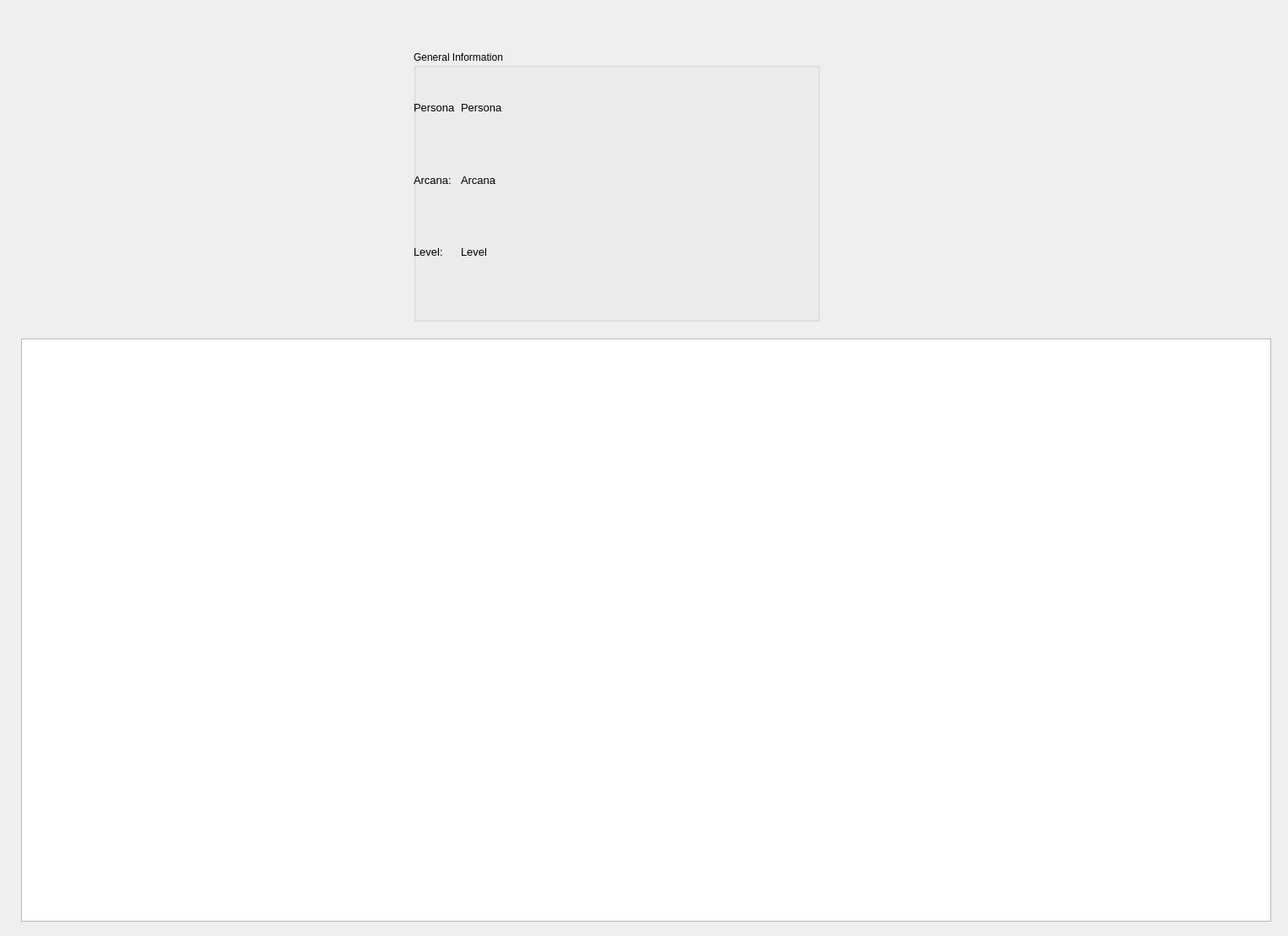
<?xml version="1.0" encoding="UTF-8"?>
<ui version="4.0">
 <class>FusionPage</class>
 <widget class="QDialog" name="FusionPage">
  <property name="geometry">
   <rect>
    <x>0</x>
    <y>0</y>
    <width>1526</width>
    <height>1109</height>
   </rect>
  </property>
  <property name="windowTitle">
   <string>Dialog</string>
  </property>
  <widget class="QGroupBox" name="groupBox">
   <property name="geometry">
    <rect>
     <x>490</x>
     <y>60</y>
     <width>481</width>
     <height>321</height>
    </rect>
   </property>
   <property name="title">
    <string>General Information</string>
   </property>
   <widget class="QWidget" name="formLayoutWidget">
    <property name="geometry">
     <rect>
      <x>0</x>
      <y>60</y>
      <width>451</width>
      <height>251</height>
     </rect>
    </property>
    <layout class="QFormLayout" name="formLayout">
     <item row="3" column="0">
      <widget class="QLabel" name="label_4">
       <property name="font">
        <font>
         <pointsize>10</pointsize>
        </font>
       </property>
       <property name="text">
        <string>Arcana: </string>
       </property>
      </widget>
     </item>
     <item row="3" column="1">
      <widget class="QLabel" name="perArcFLbl">
       <property name="font">
        <font>
         <pointsize>10</pointsize>
        </font>
       </property>
       <property name="text">
        <string>Arcana</string>
       </property>
      </widget>
     </item>
     <item row="5" column="0">
      <widget class="QLabel" name="label_3">
       <property name="font">
        <font>
         <pointsize>10</pointsize>
        </font>
       </property>
       <property name="text">
        <string>Level: </string>
       </property>
      </widget>
     </item>
     <item row="5" column="1">
      <widget class="QLabel" name="perFLvlLbl">
       <property name="font">
        <font>
         <pointsize>10</pointsize>
        </font>
       </property>
       <property name="text">
        <string>Level</string>
       </property>
      </widget>
     </item>
     <item row="2" column="1">
      <spacer name="verticalSpacer">
       <property name="orientation">
        <enum>Qt::Vertical</enum>
       </property>
       <property name="sizeHint" stdset="0">
        <size>
         <width>20</width>
         <height>40</height>
        </size>
       </property>
      </spacer>
     </item>
     <item row="4" column="1">
      <spacer name="verticalSpacer_2">
       <property name="orientation">
        <enum>Qt::Vertical</enum>
       </property>
       <property name="sizeHint" stdset="0">
        <size>
         <width>20</width>
         <height>40</height>
        </size>
       </property>
      </spacer>
     </item>
     <item row="6" column="1">
      <spacer name="verticalSpacer_3">
       <property name="orientation">
        <enum>Qt::Vertical</enum>
       </property>
       <property name="sizeHint" stdset="0">
        <size>
         <width>20</width>
         <height>40</height>
        </size>
       </property>
      </spacer>
     </item>
     <item row="1" column="0">
      <widget class="QLabel" name="label_2">
       <property name="font">
        <font>
         <pointsize>10</pointsize>
        </font>
       </property>
       <property name="text">
        <string>Persona</string>
       </property>
      </widget>
     </item>
     <item row="1" column="1">
      <widget class="QLabel" name="PerFLbl">
       <property name="font">
        <font>
         <pointsize>10</pointsize>
        </font>
       </property>
       <property name="text">
        <string>Persona</string>
       </property>
      </widget>
     </item>
    </layout>
   </widget>
  </widget>
  <widget class="QTableView" name="resultView">
   <property name="geometry">
    <rect>
     <x>25</x>
     <y>401</y>
     <width>1481</width>
     <height>691</height>
    </rect>
   </property>
  </widget>
 </widget>
 <resources/>
 <connections/>
</ui>
